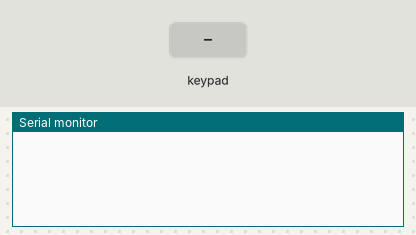
Simulated run of this sketch. Board: Arduino Uno, built with avr-gcc and run on an emulated ATmega328P. Shown: the last lines printed to the serial monitor. Inputs (shaded band) come from the test bench.

Above: at 1.2 s.
1.3 s: key '1' pressed
At 1.6 s:
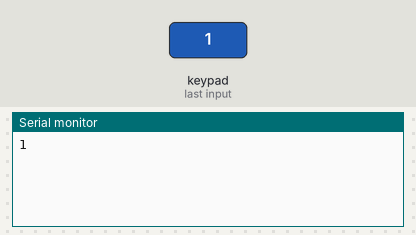
2.8 s: keypad keys 1 3 1 2 1 1 1 0 # pressed 0.4 s apart
At 6.4 s:
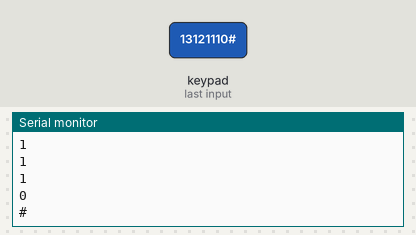
7.9 s: key '*' pressed
At 9.1 s:
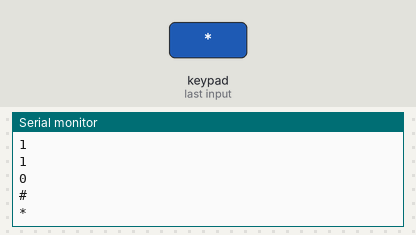
9.4 s: keypad keys 9 8 7 pressed 0.4 s apart
At 11.1 s:
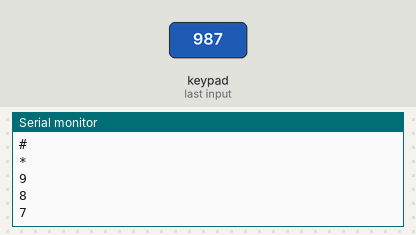
Timing chart, 0 to 12.6 s (numbered marks = the images above; inputs shaded):
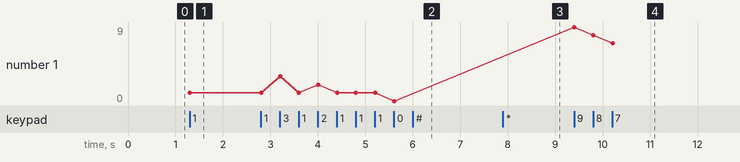

The sketch:

sketch_apr26c.ino
```cpp
#include <Keypad.h>
const byte satir = 4;
const byte sutun = 3;
char hexaKeys[satir][sutun] = {
  {'1','2','3'},
  {'4','5','6'},
  {'7','8','9'},
  {'*','0','#'}
};
byte satirpin[satir] = {13,12,11,10};
byte sutunpin[sutun] = {9,8,7};


Keypad tus_takimi = Keypad( makeKeymap(hexaKeys), satirpin, sutunpin, satir, sutun);

void setup(){
  Serial.begin(9600);
}

void loop(){
  char tus= tus_takimi.getKey();

  if (tus){
    Serial.println(tus);
  }
}
```

Measured:
- after the input at 1.3 s, the serial monitor: prints a new line at once (image 1)
- after the input at 2.8 s, the serial monitor: prints a new line after 0.41 s (image 2)
- after the input at 7.9 s, the serial monitor: prints a new line at once (image 3)
- after the input at 9.4 s, the serial monitor: prints a new line at once (image 4)
- plotted number 1: 1 → 0 after the input at 2.8 s, 0 → 7 after the input at 9.4 s
